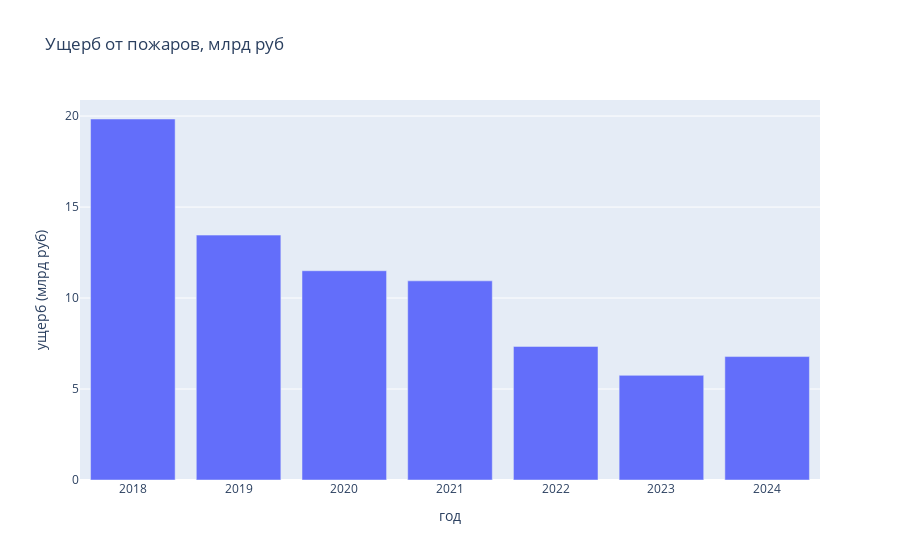

Write notebook code for a chart like this one.
### Markdown cell above
# Ущерб от пожаров

Приведены данные с 2018 по 2024 гг. Источник данных - ЕМИСС. Данные размещены Рослесхозом

Приведен прямой ущерб, связанный с потерями древесины. Не приведен ущерб имуществу, расходы на лесовосстановление

### Code cell
damage = pd.read_csv('data/damage/Данные-Tаблица 1.csv', sep=';')
damage = damage.T.reset_index()
damage = damage.rename(columns={'index': 'год', 0: 'ущерб (млрд руб)'})

damage = damage[2::]
damage['ущерб (млрд руб)'] = damage['ущерб (млрд руб)'].apply(lambda x: x.replace(',', '.'))
damage['ущерб (млрд руб)'] = damage['ущерб (млрд руб)'].astype(float)


fig = px.bar(damage, x='год', y='ущерб (млрд руб)', title='Ущерб от пожаров, млрд руб')
fig.show()
fig.write_image('img/ущерб.jpg')

### Figure 1 — Plotly figure (JSON) as saved in the notebook; plotly's stock layout.template omitted (floating-point values rounded to 4 significant figures)
{"data": [{"alignmentgroup": "True", "hovertemplate": "год=%{x}<br>ущерб (млрд руб)=%{y}<extra></extra>", "legendgroup": "", "marker": {"color": "#636efa", "pattern": {"shape": ""}}, "name": "", "offsetgroup": "", "orientation": "v", "showlegend": false, "textposition": "auto", "type": "bar", "x": ["2018", "2019", "2020", "2021", "2022", "2023", "2024"], "xaxis": "x", "y": [19.84, 13.46, 11.5, 10.94, 7.341, 5.751, 6.783], "yaxis": "y"}], "layout": {"barmode": "relative", "legend": {"tracegroupgap": 0}, "title": {"text": "Ущерб от пожаров, млрд руб"}, "xaxis": {"anchor": "y", "domain": [0, 1], "title": {"text": "год"}}, "yaxis": {"anchor": "x", "domain": [0, 1], "title": {"text": "ущерб (млрд руб)"}}}}
